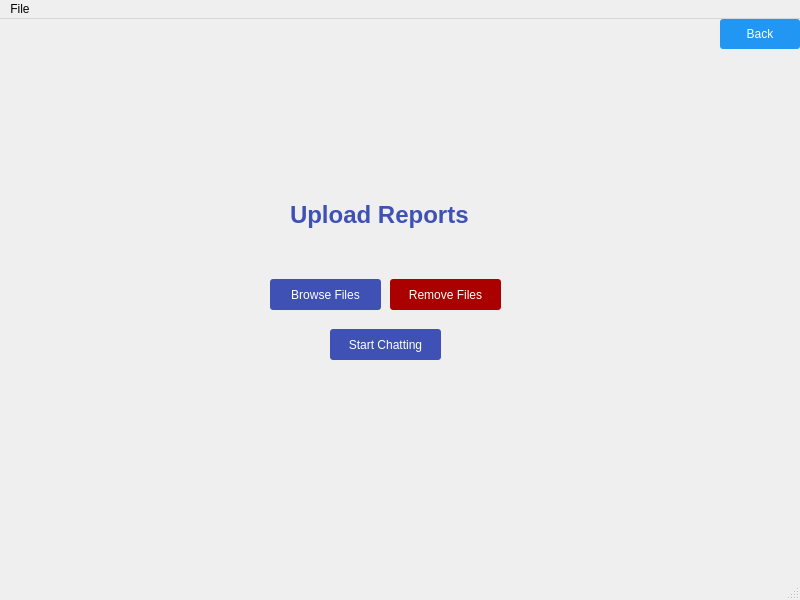
<?xml version="1.0" encoding="UTF-8"?>
<ui version="4.0">
 <class>MainWindow</class>
 <widget class="QMainWindow" name="MainWindow">
  <property name="geometry">
   <rect>
    <x>0</x>
    <y>0</y>
    <width>800</width>
    <height>600</height>
   </rect>
  </property>
  <property name="windowTitle">
   <string>MainWindow</string>
  </property>
  <property name="styleSheet">
   <string notr="true"/>
  </property>
  <widget class="QWidget" name="centralwidget">
   <widget class="QLabel" name="label_2">
    <property name="geometry">
     <rect>
      <x>290</x>
      <y>170</y>
      <width>201</width>
      <height>51</height>
     </rect>
    </property>
    <property name="font">
     <font>
      <pointsize>18</pointsize>
      <weight>75</weight>
      <italic>false</italic>
      <bold>true</bold>
     </font>
    </property>
    <property name="styleSheet">
     <string notr="true">QLabel {
	color:  rgb(63, 81, 181);
}</string>
    </property>
    <property name="text">
     <string>Upload Reports</string>
    </property>
   </widget>
   <widget class="QPushButton" name="choose">
    <property name="enabled">
     <bool>true</bool>
    </property>
    <property name="geometry">
     <rect>
      <x>270</x>
      <y>260</y>
      <width>111</width>
      <height>31</height>
     </rect>
    </property>
    <property name="styleSheet">
     <string notr="true">QPushButton {
    border-radius: 3px;
    background-color: rgb(63, 81, 181); /* Dark blue */
    color: white; /* White text */
}

QPushButton:hover {
    background-color: rgb(92, 107, 192); /* Lighter blue on hover */
}

QPushButton:pressed {
    background-color: rgb(122, 137, 203); /* Even lighter blue when pressed */
}</string>
    </property>
    <property name="text">
     <string>Browse Files</string>
    </property>
    <property name="shortcut">
     <string>Ctrl+O</string>
    </property>
   </widget>
   <widget class="QPushButton" name="remove">
    <property name="enabled">
     <bool>false</bool>
    </property>
    <property name="geometry">
     <rect>
      <x>390</x>
      <y>260</y>
      <width>111</width>
      <height>31</height>
     </rect>
    </property>
    <property name="styleSheet">
     <string notr="true">QPushButton {
    border-radius: 3px;
    background-color: rgb(63, 81, 181); /* Dark blue */
	background-color: rgb(170, 0, 0);
    color: white; /* White text */
}

QPushButton:hover {
    background-color: rgb(92, 107, 192); /* Lighter blue on hover */
	background-color: rgb(200, 0, 0);
}

QPushButton:pressed {
    background-color: rgb(122, 137, 203); /* Even lighter blue when pressed */
	background-color: rgb(230, 0, 0);
}</string>
    </property>
    <property name="text">
     <string>Remove Files</string>
    </property>
    <property name="shortcut">
     <string>Ctrl+R</string>
    </property>
   </widget>
   <widget class="QPushButton" name="chat">
    <property name="enabled">
     <bool>true</bool>
    </property>
    <property name="geometry">
     <rect>
      <x>330</x>
      <y>310</y>
      <width>111</width>
      <height>31</height>
     </rect>
    </property>
    <property name="styleSheet">
     <string notr="true">QPushButton {
    border-radius: 3px;
    background-color: rgb(63, 81, 181); /* Dark blue */
    color: white; /* White text */
}

QPushButton:hover {
    background-color: rgb(92, 107, 192); /* Lighter blue on hover */
}

QPushButton:pressed {
    background-color: rgb(122, 137, 203); /* Even lighter blue when pressed */
}</string>
    </property>
    <property name="text">
     <string>Start Chatting</string>
    </property>
   </widget>
   <widget class="QPushButton" name="button">
    <property name="geometry">
     <rect>
      <x>720</x>
      <y>0</y>
      <width>80</width>
      <height>30</height>
     </rect>
    </property>
    <property name="minimumSize">
     <size>
      <width>80</width>
      <height>30</height>
     </size>
    </property>
    <property name="maximumSize">
     <size>
      <width>80</width>
      <height>30</height>
     </size>
    </property>
    <property name="cursor">
     <cursorShape>ArrowCursor</cursorShape>
    </property>
    <property name="styleSheet">
     <string notr="true">/* Button Style for Going Back/Home */
QPushButton {
    border-radius: 3px;
    background-color: rgb(33, 150, 243); /* Material Blue 500 */
    color: white; /* White text */
    padding: 8px 16px; /* Adjust padding as needed */
}

QPushButton:hover {
    background-color: rgb(66, 165, 245); /* Material Blue 700 on hover */
}

QPushButton:pressed {
    background-color: rgb(97, 182, 245); /* Material Blue 900 when pressed */
}
</string>
    </property>
    <property name="text">
     <string>Back</string>
    </property>
   </widget>
  </widget>
  <widget class="QMenuBar" name="menubar">
   <property name="geometry">
    <rect>
     <x>0</x>
     <y>0</y>
     <width>800</width>
     <height>23</height>
    </rect>
   </property>
   <widget class="QMenu" name="menuFile">
    <property name="title">
     <string>File</string>
    </property>
    <widget class="QMenu" name="menuUploaded">
     <property name="statusTip">
      <string/>
     </property>
     <property name="title">
      <string>Uploaded</string>
     </property>
    </widget>
    <addaction name="menuUploaded"/>
   </widget>
   <addaction name="menuFile"/>
  </widget>
  <widget class="QStatusBar" name="statusbar"/>
  <action name="actiontest">
   <property name="text">
    <string>test</string>
   </property>
  </action>
 </widget>
 <resources/>
 <connections/>
</ui>
